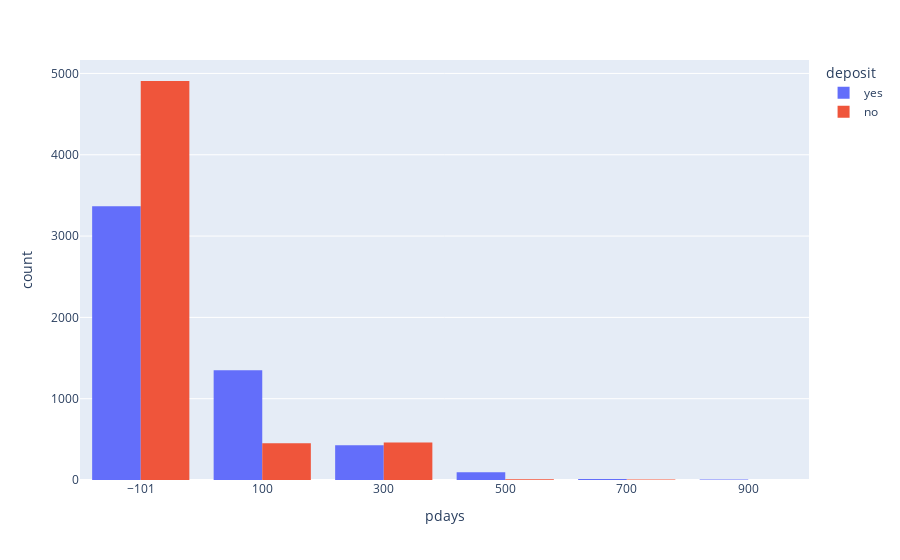

Notebook source saved alongside this figure:
### Markdown cell above
### Insights:
- Most number of clients were contacted in the months of May, June, July and August. The highest number of deposit is observed in the month of May. 
- Very few of the clients were contacted during the months of Dec, March, October and September. The ratio of yes to depoits to no-deposits are higher amng the clients contacted during these months. So, it is recommended that the clients to be contacted during thses months.

### Code cell
fig = px.histogram(df, color="deposit", x='pdays',  barmode='group', nbins=5)
fig.show()

### Figure 1 — Plotly figure (JSON) as saved in the notebook; plotly's stock layout.template omitted (floating-point values rounded to 4 significant figures; data arrays with more than 128 entries replaced by an {"elided": "..."} marker saying what was removed)
{"data": [{"alignmentgroup": "True", "bingroup": "x", "hovertemplate": "deposit=yes<br>pdays=%{x}<br>count=%{y}<extra></extra>", "legendgroup": "yes", "marker": {"color": "#636efa", "pattern": {"shape": ""}}, "name": "yes", "nbinsx": 5, "offsetgroup": "yes", "orientation": "v", "showlegend": true, "type": "histogram", "x": {"elided": "5255 int values"}, "xaxis": "x", "yaxis": "y"}, {"alignmentgroup": "True", "bingroup": "x", "hovertemplate": "deposit=no<br>pdays=%{x}<br>count=%{y}<extra></extra>", "legendgroup": "no", "marker": {"color": "#EF553B", "pattern": {"shape": ""}}, "name": "no", "nbinsx": 5, "offsetgroup": "no", "orientation": "v", "showlegend": true, "type": "histogram", "x": {"elided": "5837 int values"}, "xaxis": "x", "yaxis": "y"}], "layout": {"barmode": "group", "legend": {"title": {"text": "deposit"}, "tracegroupgap": 0}, "margin": {"t": 60}, "xaxis": {"anchor": "y", "domain": [0, 1], "title": {"text": "pdays"}}, "yaxis": {"anchor": "x", "domain": [0, 1], "title": {"text": "count"}}}}
